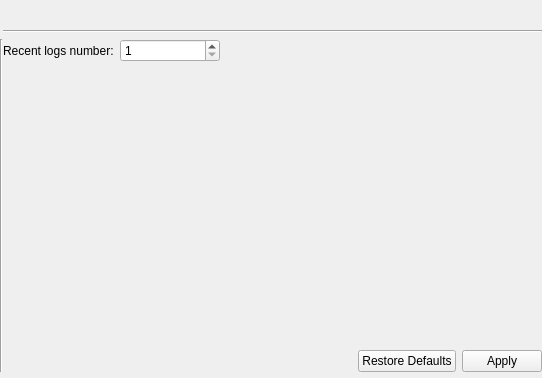
<?xml version="1.0" encoding="UTF-8"?>
<ui version="4.0">
 <class>GeneralGuiSettings</class>
 <widget class="QWidget" name="GeneralGuiSettings">
  <property name="geometry">
   <rect>
    <x>0</x>
    <y>0</y>
    <width>542</width>
    <height>378</height>
   </rect>
  </property>
  <property name="windowTitle">
   <string>GeneralGuiSettingsWidget</string>
  </property>
  <layout class="QGridLayout" name="gridLayout">
   <property name="leftMargin">
    <number>0</number>
   </property>
   <property name="topMargin">
    <number>6</number>
   </property>
   <property name="rightMargin">
    <number>0</number>
   </property>
   <property name="bottomMargin">
    <number>6</number>
   </property>
   <property name="horizontalSpacing">
    <number>0</number>
   </property>
   <item row="0" column="1">
    <widget class="QLabel" name="settingsNameLabel">
     <property name="sizePolicy">
      <sizepolicy hsizetype="Preferred" vsizetype="Maximum">
       <horstretch>0</horstretch>
       <verstretch>0</verstretch>
      </sizepolicy>
     </property>
     <property name="font">
      <font>
       <pointsize>12</pointsize>
       <weight>75</weight>
       <bold>true</bold>
      </font>
     </property>
     <property name="lineWidth">
      <number>1</number>
     </property>
     <property name="text">
      <string/>
     </property>
    </widget>
   </item>
   <item row="1" column="1">
    <widget class="Line" name="line">
     <property name="orientation">
      <enum>Qt::Horizontal</enum>
     </property>
    </widget>
   </item>
   <item row="3" column="0">
    <widget class="Line" name="line_2">
     <property name="orientation">
      <enum>Qt::Vertical</enum>
     </property>
    </widget>
   </item>
   <item row="3" column="1">
    <layout class="QGridLayout" name="gridLayout_2">
     <item row="0" column="0">
      <layout class="QGridLayout" name="gridLayout_3">
       <item row="0" column="0">
        <widget class="QLabel" name="recentNumberLabel">
         <property name="text">
          <string>Recent logs number:</string>
         </property>
        </widget>
       </item>
       <item row="0" column="2">
        <spacer name="horizontalSpacer">
         <property name="orientation">
          <enum>Qt::Horizontal</enum>
         </property>
         <property name="sizeHint" stdset="0">
          <size>
           <width>40</width>
           <height>20</height>
          </size>
         </property>
        </spacer>
       </item>
       <item row="0" column="1">
        <widget class="QSpinBox" name="recentNumberSpinBox">
         <property name="sizePolicy">
          <sizepolicy hsizetype="Expanding" vsizetype="Fixed">
           <horstretch>0</horstretch>
           <verstretch>0</verstretch>
          </sizepolicy>
         </property>
         <property name="maximumSize">
          <size>
           <width>100</width>
           <height>16777215</height>
          </size>
         </property>
         <property name="readOnly">
          <bool>false</bool>
         </property>
         <property name="specialValueText">
          <string/>
         </property>
         <property name="minimum">
          <number>1</number>
         </property>
         <property name="maximum">
          <number>9</number>
         </property>
        </widget>
       </item>
      </layout>
     </item>
     <item row="1" column="0">
      <spacer name="verticalSpacer">
       <property name="orientation">
        <enum>Qt::Vertical</enum>
       </property>
       <property name="sizeHint" stdset="0">
        <size>
         <width>20</width>
         <height>40</height>
        </size>
       </property>
      </spacer>
     </item>
     <item row="4" column="0">
      <layout class="QGridLayout" name="gridLayout_4">
       <item row="0" column="0">
        <spacer name="horizontalSpacer_2">
         <property name="orientation">
          <enum>Qt::Horizontal</enum>
         </property>
         <property name="sizeHint" stdset="0">
          <size>
           <width>40</width>
           <height>20</height>
          </size>
         </property>
        </spacer>
       </item>
       <item row="0" column="1">
        <widget class="QDialogButtonBox" name="buttonBox">
         <property name="sizePolicy">
          <sizepolicy hsizetype="Maximum" vsizetype="Fixed">
           <horstretch>0</horstretch>
           <verstretch>0</verstretch>
          </sizepolicy>
         </property>
         <property name="layoutDirection">
          <enum>Qt::LeftToRight</enum>
         </property>
         <property name="standardButtons">
          <set>QDialogButtonBox::Apply|QDialogButtonBox::RestoreDefaults</set>
         </property>
         <property name="centerButtons">
          <bool>false</bool>
         </property>
        </widget>
       </item>
      </layout>
     </item>
    </layout>
   </item>
  </layout>
 </widget>
 <layoutdefault spacing="6" margin="11"/>
 <resources/>
 <connections/>
</ui>
